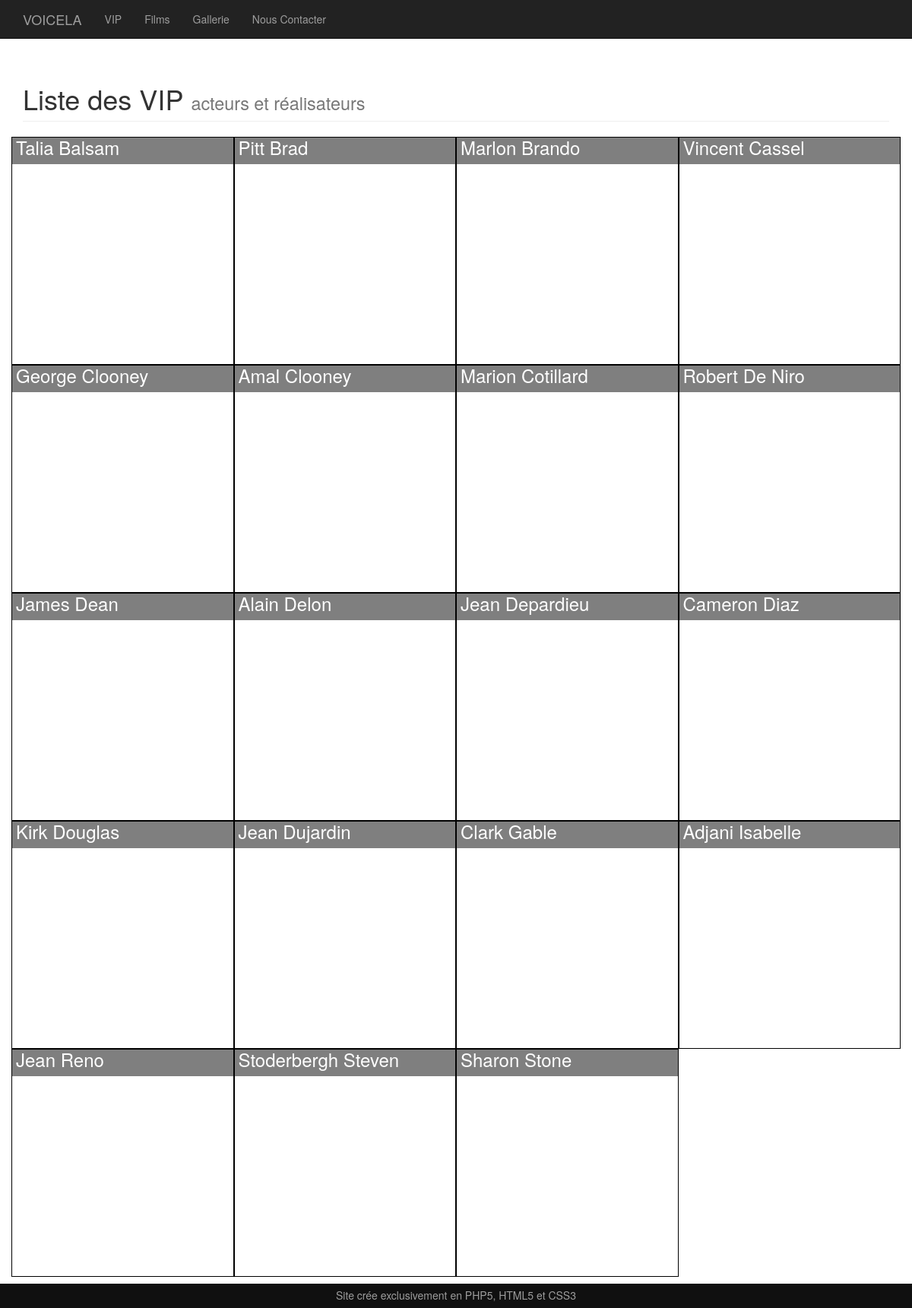
/index.php?action=listeVip, run on the app's committed database.
### tables this page shows
CREATE TABLE IF NOT EXISTS `vip` (
  `numVip` int(10) NOT NULL AUTO_INCREMENT,
  `nom` varchar(30) NOT NULL,
  `prenomUsuel` varchar(30) NOT NULL,
  `profession` varchar(30) NOT NULL,
  `civilite` varchar(1) NOT NULL,
  `dateNaissance` date NOT NULL,
  `lieuNaissance` varchar(100) NOT NULL,
  `situationPerso` int(1) NOT NULL,
  `numPays` int(3) NOT NULL,
  `imgProfil` varchar(255) DEFAULT NULL,
  PRIMARY KEY (`numVip`),
  KEY `numPays` (`numPays`)
);

### bin/connexion.php (called while the page is built)
<?php
		$host ="localhost";
		$user ="";
		$password="";
		$nombase="";
?>

### Model/Model.php (called while the page is built)
<?php
abstract class Model {
  private static $bdd;
  protected function executerRequete($sql, $params = null) {
    if ($params == null) {
        $resultat = self::getBdd()->query($sql);
    }
    else {
        $resultat = self::getBdd()->prepare($sql);
        $resultat->execute($params);
    }
    return $resultat;
  }
  private static function getBdd(){
    if(self::$bdd ==null){
      require 'bin/connexion.php';
      self::$bdd = new PDO('mysql:host='.$host.';dbname='.$nombase, $user, $password,
        array(PDO::ATTR_ERRMODE => PDO::ERRMODE_EXCEPTION));
      self::$bdd->exec('SET NAMES utf8');
      self::$bdd->setAttribute(PDO::ATTR_ERRMODE,PDO::ERRMODE_EXCEPTION);
    }
    return self::$bdd;
  }
}

### Model/VipManager.php (called while the page is built, shortened)
<?php
class VipManager extends Model{
	function getVip(){
		$req = $this->executerRequete('SELECT numVip, nom, prenomUsuel, imgProfil FROM vip order by nom');
		$result= $req->fetchAll(PDO::FETCH_ASSOC);
		return $result;
	}
}
?>

### Views/listeVip.php (the view, shortened to what this page needs)
<?php
	$title = 'Liste des VIP';
 ?>
    <div class="container">
        <div class="row">
            <div class="col-lg-12">
                <h1 class="page-header">Liste des VIP
                    <small>acteurs et réalisateurs</small>
                </h1>
            </div>
        </div>
        <div class="row" id="lesVip">
            <?php foreach ($vip as $donnees) { ?>
            <div  class="col-md-3  col-sm-5  col-xs-10 img" style="background:url(<?php echo $donnees['imgProfil']; ?>) no-repeat center; background-size:cover;">
                <h3 class="titreVip">
                    <a href="index.php?action=<?php echo 'details'; ?>&amp;vipid=<?php echo $donnees['numVip'] ?>"><?php echo $donnees['prenomUsuel']," ",$donnees['nom']; ?></a>
                </h3>
            </div>
            <?php } ?>
        </div>
    </div>
 <?php
 	$content=ob_get_clean();
 	require'Views/layout.php';
 ?>

### index.php (shortened to what this page needs)
<?php
	require 'Model/Model.php';
	require 'Model/VipManager.php';
	try {
		$vipManager = new VipManager();
		$vip = $vipManager->getVip();
		if(isset($_GET['action'])){
			if($_GET['action']=='listeVip'){
				require 'Views/listeVip.php';
			}
		}
		else{
			require 'Views/home.php';
		}
	}
	catch (Exception $e) {
		$msgErreur = $e->getMessage();
		require 'Views/error.php';
	}
 ?>

### Views/layout.php (shortened to what this page needs)
<!DOCTYPE html>
<html >
<head>
	<link rel="stylesheet" type="text/css" href="Web/CSS/style.css">
    <link href="Web/css/bootstrap.min.css" rel="stylesheet">
    <link href="Web/css/style.css" rel="stylesheet">
</head>
<body id="<?php if($title=="Voicela"){echo'body-background';}else{echo 'body';} ?>">
<nav class="navbar navbar-inverse navbar-fixed-top" role="navigation">
        <div class="container">
            <div class="navbar-header">
                <a class="navbar-brand" href="index.php">VOICELA</a>
            </div>
            <div class="collapse navbar-collapse" id="bs-example-navbar-collapse-1">
                <ul class="nav navbar-nav">
                    <li>
                        <a href="index.php?action=listeVip">VIP</a>
                    </li>
                    <li>
                        <a href="index.php?action=listeFilm">Films</a>
                    </li>
                    <li>
                        <a href="index.php?action=gallerie">Gallerie</a>
                    </li>
                    <li>
                         <a href="index.php?action=contact">Nous Contacter</a>
                    </li>
                </ul>
            </div>
        </div>
    </nav>
	<div id="content">
		<?php echo $content; ?>
	</div>
	<footer>
		<p>Site crée exclusivement en PHP5, HTML5 et CSS3</p>
	</footer>
</body>
</html>

### Web/css/style.css (style rules this page uses)
body { padding-top: 70px; }
ul { list-style-type: none; }
p { text-align: justify; }
footer { bottom:0; width:100%; position: fixed; height:32px; background-color:#101010; }
footer p { text-align: center; margin:5px 0 0 0; color:#9D9D9D; }
.img { height: 300px; border: 1px solid black; margin: 0px; padding: 0px; background: no-repeat; }
.titreVip { z-index: 2; background: rgba(0,0,0,0.5); margin: 0; float: bottom; height: 35px; }
.titreVip a { color: white; padding-left: 5px; }

### data on the page
vip: prenomUsuel "Talia", nom "Balsam"
vip: prenomUsuel "Pitt", nom "Brad"
vip: prenomUsuel "Marlon", nom "Brando"
vip: prenomUsuel "Vincent", nom "Cassel"
vip: prenomUsuel "George", nom "Clooney"
vip: prenomUsuel "Amal", nom "Clooney"
vip: prenomUsuel "Marion", nom "Cotillard"
vip: prenomUsuel "Robert", nom "De Niro"
vip: prenomUsuel "James", nom "Dean"
vip: prenomUsuel "Alain", nom "Delon"
vip: prenomUsuel "Jean", nom "Depardieu"
vip: prenomUsuel "Cameron", nom "Diaz"
vip: prenomUsuel "Kirk", nom "Douglas"
vip: prenomUsuel "Jean", nom "Dujardin"
vip: prenomUsuel "Clark", nom "Gable"
vip: prenomUsuel "Adjani", nom "Isabelle"
vip: prenomUsuel "Jean", nom "Reno"
vip: prenomUsuel "Stoderbergh", nom "Steven"
vip: prenomUsuel "Sharon", nom "Stone"
